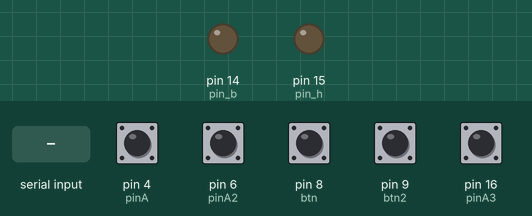
Simulated run of this sketch. Board: Arduino Uno, built with avr-gcc and run on an emulated ATmega328P. Parts: output pins drawn as LEDs (lit = HIGH). The test bench sets the inputs (shaded band); at power-on: pin 4 (pinA), pin 6 (pinA2), pin 8 (btn), pin 9 (btn2), pin 16 (pinA3) HIGH. What the sketch prints to the serial monitor is not drawn.

Above: at 1.2 s.
1.3 s: "h" received over Serial
At 1.7 s:
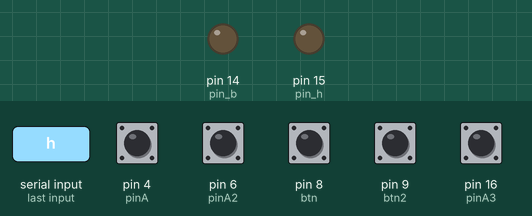
2.9 s: "b" received over Serial
At 3.5 s:
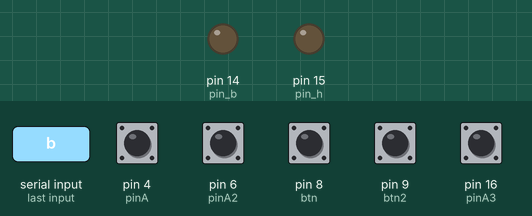
Timing chart, 0 to 5.9 s (numbered marks = the images above; inputs shaded):
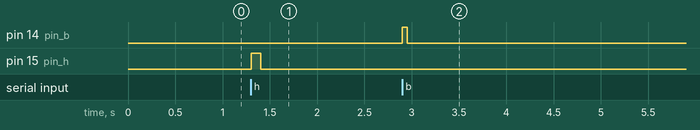

Measured:
- after the input at 1.3 s, pin 15 (pin_h): LOW → HIGH at once, → LOW 0.10 s later
- after the input at 2.9 s, pin 14 (pin_b): LOW → HIGH at once, → LOW 0.05 s later

The sketch:

threecoders.ino
```cpp
int pinA = 4;
int pinB = 5;
int pinA2 = 6;
int pinB2 = 7;
int pinA3 = 16;
int pinB3 = 10;

int btn=8;
int btn2=9;


int encoderPosCount = 0, encoderPosCount2 = 0, encoderPosCount3 = 0;
int pinALast, pinALast2, pinALast3, btnLast, btn2Last ;
int aVal, aVal2, aVal3, bVal, bVal2 ;

int pin_h=15, pin_b=14;
void init_pins(int pa, int pb) {
  pinMode (pa,INPUT);
  pinMode (pb,INPUT);
}
 void setup() {
   init_pins(pinA, pinB);
   init_pins(pinA2, pinB2);
   init_pins(pinA3, pinB3);
   pinMode(btn, INPUT);
   pinMode(btn2, INPUT);

   pinMode(pin_h, OUTPUT);
   pinMode(pin_b, OUTPUT);

   pinALast = digitalRead(pinA);
   pinALast2 = digitalRead(pinA2);
   pinALast3 = digitalRead(pinA3);
   Serial.begin (9600);
   Serial.println("Ready\n");
 }


void det_rot() {
  if (digitalRead(pinB) != aVal) {
       encoderPosCount ++;
     } else {
       encoderPosCount--;
     }
}
void det_rot2() {
  if (digitalRead(pinB2) != aVal2) {
       encoderPosCount2 ++;
     } else {
       encoderPosCount2--;
     }
}
void det_rot3() {
  if (digitalRead(pinB3) != aVal3) {
       encoderPosCount3 ++;
     } else {
       encoderPosCount3--;
     }
}
 void loop() {

   if(Serial.available()){
      char ch=Serial.read();
      if(ch=='h') {
        digitalWrite(pin_h, HIGH);
        delay(100);
        digitalWrite(pin_h, LOW);
      }else if(ch=='b') {
        digitalWrite(pin_b, HIGH);
        delay(50);
        digitalWrite(pin_b, LOW);
      }
   }

  boolean anychange=false;

   aVal = digitalRead(pinA);
   aVal2 = digitalRead(pinA2);
   aVal3 = digitalRead(pinA3);
   bVal=digitalRead(btn);
   bVal2=digitalRead(btn2);
   if(bVal!=btnLast) {
      anychange=true;
   }
   if(bVal2!=btn2Last) {
      anychange=true;
   }


   if (aVal != pinALast){
     det_rot();
//     Serial.print("Encoder Position: ");
//     Serial.println(encoderPosCount);
     anychange=true;
   }
  if (aVal2 != pinALast2){
     det_rot2();
//     Serial.print("Encoder2 Position: ");
//     Serial.println(encoderPosCount2);
     anychange=true;
   }
   if (aVal3 != pinALast3){
     det_rot3();
//     Serial.print("Encoder3 Position: ");
//     Serial.println(encoderPosCount3);
     anychange=true;
   }
   if(anychange) {
    Serial.println("enc,"+String(encoderPosCount)+","+String(encoderPosCount2)+","+String(encoderPosCount3)+","+String(bVal)+","+String(bVal) +","+String(bVal2) );
   }
   pinALast = aVal;
   pinALast2 = aVal2;
   pinALast3 = aVal3;
   btnLast=bVal;
   btn2Last=bVal2;
   delay(2);
 }
```
